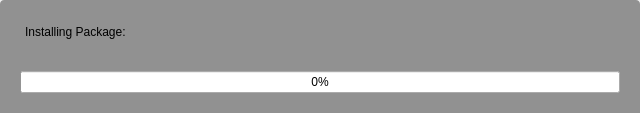
<?xml version="1.0" encoding="UTF-8"?>
<ui version="4.0">
 <class>InstallProgress</class>
 <widget class="QWidget" name="InstallProgress">
  <property name="geometry">
   <rect>
    <x>0</x>
    <y>0</y>
    <width>640</width>
    <height>113</height>
   </rect>
  </property>
  <layout class="QVBoxLayout" name="verticalLayout">
   <property name="spacing">
    <number>0</number>
   </property>
   <property name="margin">
    <number>0</number>
   </property>
   <item>
    <widget class="QWidget" name="InstallProgressFrame" native="true">
     <property name="styleSheet">
      <string notr="true">#InstallProgressFrame{
	background-color: rgba(0, 0, 0, 100);
	border-top-left-radius: 4px;
	border-top-right-radius: 4px;
	color: white;
}</string>
     </property>
     <layout class="QGridLayout" name="gridLayout">
      <property name="horizontalSpacing">
       <number>0</number>
      </property>
      <property name="verticalSpacing">
       <number>10</number>
      </property>
      <property name="margin">
       <number>20</number>
      </property>
      <item row="1" column="0">
       <widget class="QProgressBar" name="progress">
        <property name="minimumSize">
         <size>
          <width>600</width>
          <height>0</height>
         </size>
        </property>
        <property name="maximumSize">
         <size>
          <width>600</width>
          <height>16777215</height>
         </size>
        </property>
        <property name="value">
         <number>0</number>
        </property>
       </widget>
      </item>
      <item row="0" column="0">
       <widget class="QLabel" name="info">
        <property name="minimumSize">
         <size>
          <width>0</width>
          <height>40</height>
         </size>
        </property>
        <property name="text">
         <string>Installing Package: </string>
        </property>
        <property name="alignment">
         <set>Qt::AlignTop</set>
        </property>
        <property name="wordWrap">
         <bool>true</bool>
        </property>
        <property name="indent">
         <number>5</number>
        </property>
       </widget>
      </item>
     </layout>
    </widget>
   </item>
  </layout>
 </widget>
 <resources>
  <include location="../../../../yali-theme-pardus/data.qrc"/>
 </resources>
 <connections/>
</ui>
